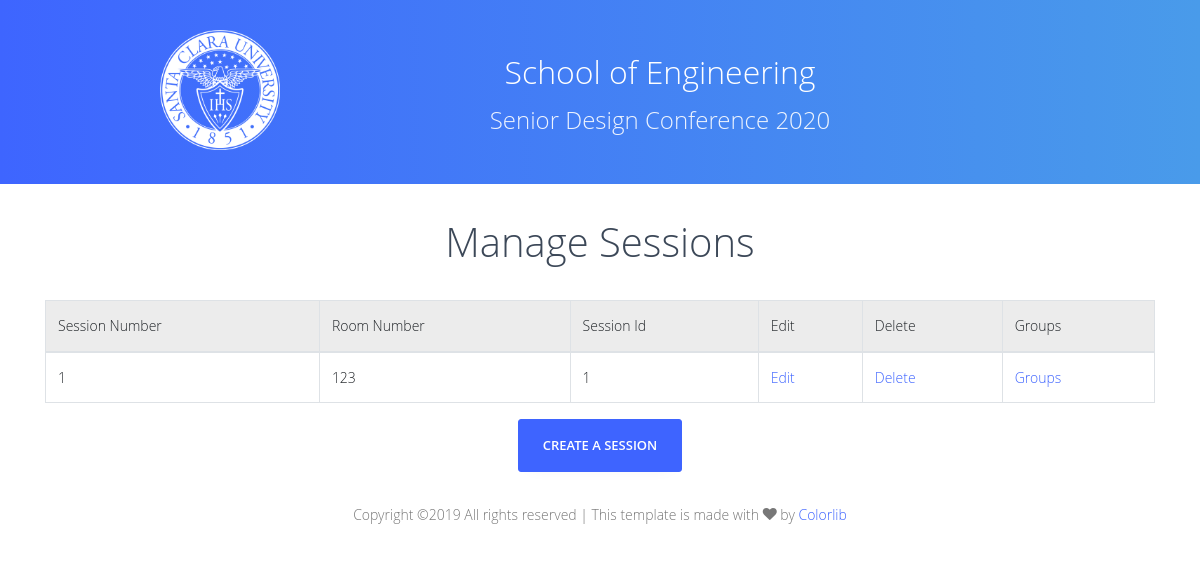
The page /home/admin/adminoptions/editsession/ on the database as committed earlier.
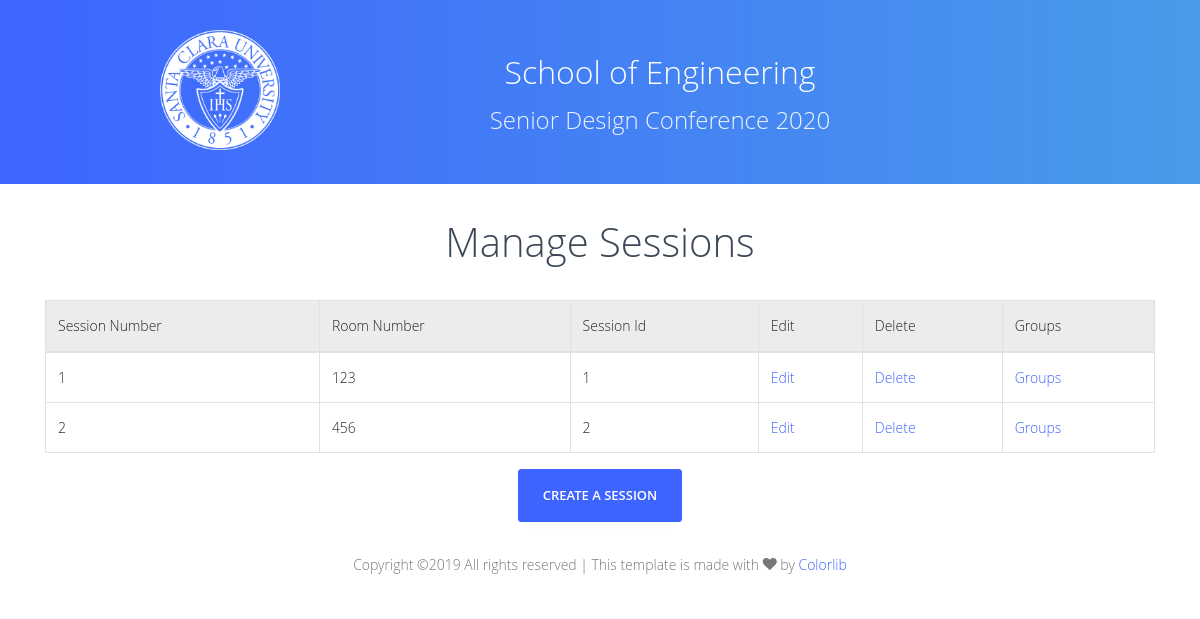
The same page on the database as committed later.
### manager/models.py (models this page shows, shortened)
class NewSessionForm(models.Model):
    sessionNum = models.CharField(max_length=10)
    roomNum = models.CharField(max_length=10)

### manager/views.py (the view)
# urls.py: path('adminoptions/editsession/', views.editsession, name='editsession'),
def editsession(request):
    session_list = NewSessionForm.objects.order_by('sessionNum')
    group_list = Group.objects.order_by('group_name')
    return render(request, 'editsession.html', {'session_list': session_list, 'group_list': group_list} )

### templates/editsession.html (shortened to what this page needs)
<!DOCTYPE html>
<html lang="en">
  <head>
    {% load static %}
	<link rel='stylesheet' href="{% static 'css/open-iconic-bootstrap.min.css' %}">
	<link rel='stylesheet' href="{% static 'css/animate.css' %}">
	<link rel='stylesheet' href="{% static 'css/owl.carousel.min.css' %}">
	<link rel='stylesheet' href="{% static 'css/owl.theme.default.min.css' %}">
	<link rel='stylesheet' href="{% static 'css/magnific-popup.css' %}">
	<link rel='stylesheet' href="{% static 'css/ionicons.min.css' %}">
	<link rel='stylesheet' href="{% static 'css/bootstrap-datetimepicker.min.css' %}">
	<link rel='stylesheet' href="{% static 'css/nouislider.css' %}">
	<link rel='stylesheet' href="{% static 'css/aos.css' %}">
	<link rel='stylesheet' href="{% static 'css/flaticon.css' %}">
	<link rel='stylesheet' href="{% static 'css/icomoon.css' %}">
	<link rel='stylesheet' href="{% static 'css/style.css' %}">
  </head>
<body>
  <div class="main-section">
  	<div class="main-section">
        <section class="hero-wrap">
            <div class="container">
                <div class="row descriptionalign-items-center justify-content-center">
                    <a href="/home/">
                        <img class="logoSmall" src="{% static 'images/scuLogo.png' %}">
                    </a>
                    <div class="col-md-8 text-center">
                        <div class="text textSmall">
                            <h2 style="color: #fff;">School of Engineering</h2>
                            <h4 class="mb-5">Senior Design Conference 2020</h4>
                        </div>
                    </div>
                </div>
            </div>
        </section>
        <section>
            <div class="container" style="position: relative;">
                <h1 style="text-align: center; margin-top: 30px; margin-bottom: 30px;">Manage Sessions</h1>
                {% if session_list %}
		<table class="table table-bordered">
		    <thead class="table-active">
                <tr>
        			    <td>Session Number</td>
        			    <td>Room Number</td>
        			    <td>Session Id</td>
        			    <td>Edit</td>
        			    <td>Delete </td>
                        <td>Groups </td>
                </tr>
		    </thead>
        		    {% for session in session_list %}
        		    <tr>
        			<td>   {{ session.sessionNum }} </td>
        			<td>  {{ session.roomNum }}</td>
        			<td>   {{ session.id }}</td>
        			<td><a href="{% url 'editasession' session.id %}">Edit</a></td>
        			<td><a href="{% url 'deletesession' session.id %}">Delete</a></td>
                    <td><a href="{% url 'showsession' session.id %}">Groups</a></td>
        		    </tr>
        		    {% endfor %}
        		</table>
        		{% else %}
        		    <p>No sessions are available.</p>
        		{% endif %}
				<p style="text-align: center"><a href="{% url 'adminforms' %}" class="btn btn-primary px-4 py-3"> Create a Session</a></p>
            </div>
        </section>
	<footer class="ftco-section ftco-section-2">
	  <div class="col-md-12 text-center">
    	<p class="mb-0">
        Copyright &copy; All rights reserved | This template is made with <i class="icon-heart" aria-hidden="true"></i> by <a href="https://colorlib.com" target="_blank">Colorlib</a>
        </p>
      </div>
	</footer>
  </div>
</body>
</html>

Rows that differ between the two databases and show on the page:
added NewSessionForm: sessionNum "2", roomNum "456", id "2"
